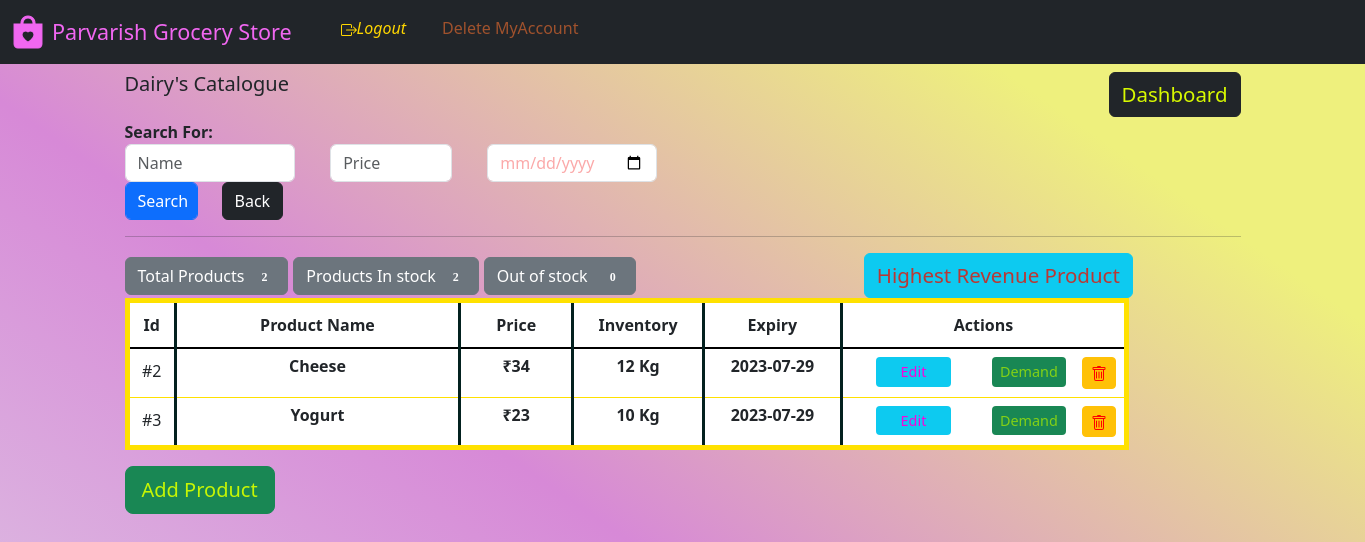
/manager_dash/category_catalog/2, run on an earlier commit of the app's database.
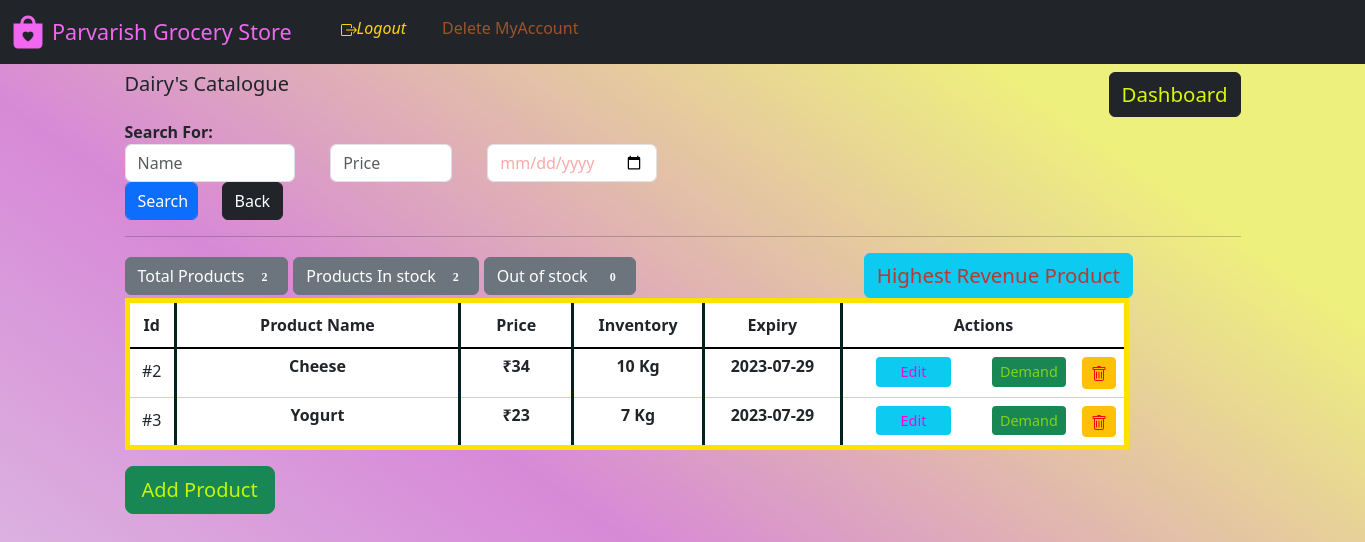
And on a later commit of the database.
### website/model.py (models this page shows)
class Category(db.Model):
    category_Name = db.Column(db.String(), nullable=False, unique=True)
    category_Id = db.Column(db.Integer(), primary_key=True)
    description = db.Column(db.String())
    managedBy_Id = db.Column(db.Integer(), db.ForeignKey('store.id'))
    catalog = db.relationship('Product', backref='parent')

class Product(db.Model):
    product_id = db.Column(db.Integer(), primary_key=True)
    product_Name = db.Column(db.String(), nullable=False)
    metric_Unit = db.Column(db.String(), nullable=False)
    rate = db.Column(db.Integer(), nullable=False)
    rate_perUnit = db.Column(db.String(), nullable=False)
    stock = db.Column(db.Integer(), nullable=False)
    expiredBy = db.Column(db.String(), nullable=False)
    category_Id = db.Column(db.String(), db.ForeignKey('category.category_Id'))

### website/views.py (the view, shortened to what this page needs)
@login_required
@Views.route('/manager_dash/category_catalog/<int:id>', methods=["GET", "POST"])
def Category_catalog(id):
    category = Category.query.get(id)
    products = Product.query.filter(Product.category_Id == id).order_by(
        Product.expiredBy.asc()).all()
    produce = Product.query.filter(Product.category_Id == id).all()
    m = 0
    date1 = str(date.today())
    print(date1)
    expired_dates = set()
    for pro in produce:
        if pro.stock > 0:
            m += 1
        if pro.expiredBy <= date1:
            expired_dates.add(pro.expiredBy)
    if os.path.isfile('website/static/BestProduct.png'):
        os.remove('website/static/BestProduct.png')
    pd_3(category.category_Name)
    return render_template('category_catalog.html', name=category.category_Name, category_id=category.category_Id, products=products, product_instock=m, expired_dates=expired_dates)

### website/templates/category_catalog.html (shortened to what this page needs)
{% extends "base.html" %} {% block title %}Added Products{% endblock %}{% block
logout %}
<span
              id="logout"
              style="display: block inline-block; width: 600px"
            >
              <span style="margin: auto"
                ><i
                  ><a
                    class="nav-item nav-link"
                    style="float: left; color: rgb(255, 215, 0)"
                    href="/logout"
                    style="display: block; width: 10%; margin-left: 0px"
                    >Logout</a
                  ></i
                ></span
              ><span style="margin: auto"
                ><a
                  class="nav-item nav-link"
                  style="
                    float: left;
                    color: rgb(160, 82, 45);
                    width: 60%;
                    margin-left: 20px;
                  "
                  href="/delete_account/{{id}}"
                  onclick="return confirm('Are you sure you want to delete the account?');"
                  >Delete MyAccount</a
                ></span
              ></span
            >
{% endblock %} {% block content %}<section>
<h5>
  <span style="float: left">{{ name }}'s Catalogue </span>
</h5><h6>
  <span style="float: right"
    ><a class="btn btn-dark" style="color: rgb(216, 249, 1); font-size: 1.5vw;text-decoration: none;" href="{{ url_for('views.Dash_manager') }}">Dashboard</a></span
  >
</h6><br></br>
<div class="col-6">
  <div class="col-2" ><strong>Search For: </strong></div>
  <form action="{{ url_for('views.Category_catalog',id=category_id) }}" method="POST" autocomplete="off">
    <div class="row">
      <div class="col-4">
        <input type="text" class="form-control" value="" name="search" id="search" placeholder="Name" />
      </div>
      <div class="col-3" style="margin-left:2%">
        <input type="text" class="form-control" value="" name="search2" placeholder="Price" />
      </div>
      <div class="col-4" style="margin-left:2%">
        <input type="date" style="color:rgb(251, 169, 169);" value=""class="form-control" name="date" id="date" placeholder="Expiry" />
      </div>
      <div class="col-2" align="left">
        <input type="submit" class="form-control btn btn-primary" value="Search"  />
      </div>
      <div class="col-3" align="left"><button type="submit" class="btn btn-dark" formaction="{{ url_for('views.Category_catalog',id=category_id) }}">
        Back </button>
      </div>
    </form>
    </div>
  </div>
<hr /></section>
<section>
{% if products|length == 0 %}
  <div class="alert alert-warning" role="alert">
    <p>No Product found.</p>
    Press
    <a class="btn btn-dark btn-sm"
      href="/manager_dash/category_create/{{ category_id }}"
      class="alert-link"
      style="
        color: rgb(153, 43, 226);
          padding: 10px 10px; text-decoration: none;
      "
      >'Add Product'</a
    >
    to add a new product in this catefory
  </div>
  {% else %}
  <div><span>
  <button type="button" STYLE="font-family:'Verdana',margin-left = 5px;"class="btn btn-secondary">
    Total Products <span STYLE="font-family:'Verdana';margin-left :5px;" class="badge badge-light">{{ products|length }}</span>
  </button></span><span STYLE="margin-left: 5px;"><button type="button" STYLE="font-family:'Verdana',margin-left = 5px;"class="btn btn-secondary">
    Products In stock <span STYLE="font-family:'Verdana';margin-left : 5px;" class="badge badge-light">{{ product_instock }}</span>
  </button></span>
  <span><button type="button" STYLE="font-family:'Verdana',margin-left = 5px;"class="btn btn-secondary">
    Out of stock <span STYLE="font-family:'Verdana';margin-left : 10px" class="badge badge-light">{{ products|length - product_instock }}</span>
  </button></span>
  <span>
  <button type="button" class="btn btn-info" style="margin-left: 20%;color: rgba(227, 21, 7, 0.809); font-size: 1.5vw;text-decoration: none;" data-toggle="modal" data-target="#exampleModalCenter3">
    Highest Revenue Product
  </button>
  </span></div>
  <table
  class="table table-hover"
    style="
      border: 5px solid rgb(255, 225, 0);
      width: 90%;
    "
  ><thead class="thead-dark">
    <tr align="center" style="border-bottom: 2px solid black">
      <th
        style="
          padding: 10px 10px;
          width: 5%;
          border-right: 3px solid rgb(3, 33, 31);
        "
      >
        Id
      </th>
      <th
        style="
          border-right: 3px solid rgb(3, 33, 31);
          padding: 10px 10px;
          width: 35%;
        "
      >
        Product Name
      </th>
      <th
        style="
          border-right: 3px solid rgb(3, 33, 31);
          padding: 10px 10px;
          width: 13%;
        "
      >
        Price
      </th>
      <th
        style="
          border-right: 3px solid rgb(3, 33, 31);
          padding: 10px 10px;
          width: 14%;
        "
      >
        Inventory
      </th>
      <th
        style="
          border-right: 3px solid rgb(3, 33, 31);
          padding: 10px 10px;
          width: 16%;
        "
      >
        Expiry
      </th>
      <th style=" padding: 10px 10px; width: 50%" colspan="3">
        Actions
      </th>
    </tr></thead>
    {% for variety in products %}
    <tbody>
    <tr align="center" style="width: 100%">
      <td style="padding: 10px; border-right: 3px solid rgb(3, 33, 31)">
        #{{ variety.product_id }}
      </td>
      <td
        style=" padding: 5px; border-right: 3px solid rgb(3, 33, 31)"
      >
        <strong
          >{{ variety.product_Name }}
          </strong
        >
      </td>
      <td
        style=" padding: 5px; border-right: 3px solid rgb(3, 33, 31)"
      >
        <strong
          >&#8377;{{ variety.rate}}
          </strong
        >
      </td>
      {% if variety.stock == 0 %}
      <td class="table-danger"
        style=" padding: 5px; border-right: 3px solid rgb(3, 33, 31)"
      >
        <strong
          >{{ variety.stock }} {{ variety.metric_Unit }}
          </strong
        >
      </td>
      {% else %}
      <td
        style=" padding: 5px; border-right: 3px solid rgb(3, 33, 31)"
      >
        <strong
          >{{ variety.stock }} {{ variety.metric_Unit }}
          </strong
        >
      </td>
      {% endif %}
      {% if variety.expiredBy in expired_dates  %}
      <td class="table-danger"
      style=" padding: 5px; border-right: 3px solid rgb(3, 33, 31)"
    >
      <strong
        >{{ variety.expiredBy }}
        </strong
      >
    </td>{% else %}
      <td
      style=" padding: 5px; border-right: 3px solid rgb(3, 33, 31)"
    >
      <strong
        >{{ variety.expiredBy }}
        </strong
      >
    </td>
    {% endif %}
    <span>
      <td style="width: 25%">
        <a class="btn btn-info btn-sm" style="width:60%;color:rgb(246, 5, 218);font-size: 0.9em;border:3px;"  href="/manager_dash/update_item/{{ variety.product_id }}"
          >Edit</a
        >
      </td></span><span><span><td style="width: 80%">
      <a class="btn btn-success btn-sm" style="margin: 0px;color: rgba(157, 227, 7, 0.809); font-size: 0.9em;text-decoration: none;border:0px" href="/manager_dash/demand_item/{{ variety.product_Name }}">
        Demand
      </a>
    </td></span>
      <td >
        <a class="btn btn-warning btn-sm"  onclick="return confirm('Are you sure to delete?')" style="width:100%; color: red;text-decoration: none;font-size: 0.9em"  href="/manager_dash/delete_product/{{ variety.product_id }}"></a>
      </td></span>
    </tr></tbody>
    {% endfor %}
  </table>
  <strong><a align=center class="btn btn-success btn-lg" style="color:rgb(198, 246, 4)" href="/manager_dash/category_create/{{ category_id }}" style="text-decoration: none;"
    >Add Product</a
  ></strong>
  <br></br>
  {% endif %}
</div></section>
{% endblock %}

### website/templates/base.html (shortened to what this page needs)
<!DOCTYPE html>
<html lang="en">
  <head>
    <link
      href="https://cdn.jsdelivr.net/npm/bootstrap@5.3.0/dist/css/bootstrap.min.css"
      rel="stylesheet"
    />
    <link
      rel="stylesheet"
      href="https://cdn.jsdelivr.net/npm/bootstrap-icons@1.10.5/font/bootstrap-icons.css"
    />
  </head>
  <body>
    <nav class="navbar navbar-expand-lg navbar-dark bg-dark">
      <div class="container-fluid">
        <div class="collapse navbar-collapse" id="navbar">
          <div class="navbar-nav">
            <a href="{{ url_for('views.Store_front') }}">
              <i
                class="bi bi-bag-heart-fill"
                style="
                  font-size: 2rem;
                  -webkit-text-stroke-width: 1px;
                  color: rgb(241, 103, 241);
                  width: 10%;
                "
              ></i>
            </a>
            <a
              href="{{ url_for('views.Store_front') }}"
              class="nav-item nav-link"
              style="
                color: rgb(241, 103, 241);
                font-size: 1.35em;
                text-decoration: none;
                display: block;
                width: 25%;
                margin-left: 0px;
              "
              >Parvarish Grocery Store</a
            ><span
              id="logout"
              style="display: block inline-block; width: 600px"
            >
              {% block logout %}{% endblock %}</span
            ><span
              id="logout"
              style="display: block inline-block; width: 600px"
            >
              {% block cart %}{% endblock %}</span
            >
          </div>
        </div>
      </div>
    </nav>
    <div class="container" id="content">{% block content %}{% endblock %}</div>
  </body>
</html>

### website/templates/base.html (style rules this page uses)
.navbar { margin-bottom: 0; border-radius: 0; }
html { scroll-behavior: smooth; }
body { height: 1200px; background: linear-gradient( 35deg, #e2ecec 0%, #d789d7 51%, #eef07d 85% ); }

What changed in the data, as far as the page shows it:
changed Product "Cheese": stock "12" → "10"
changed Product "Yogurt": stock "10" → "7"
